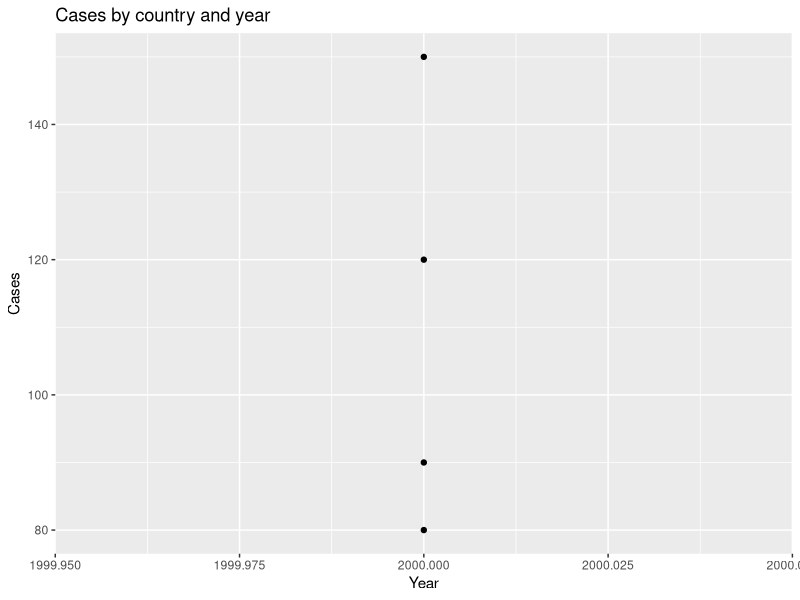
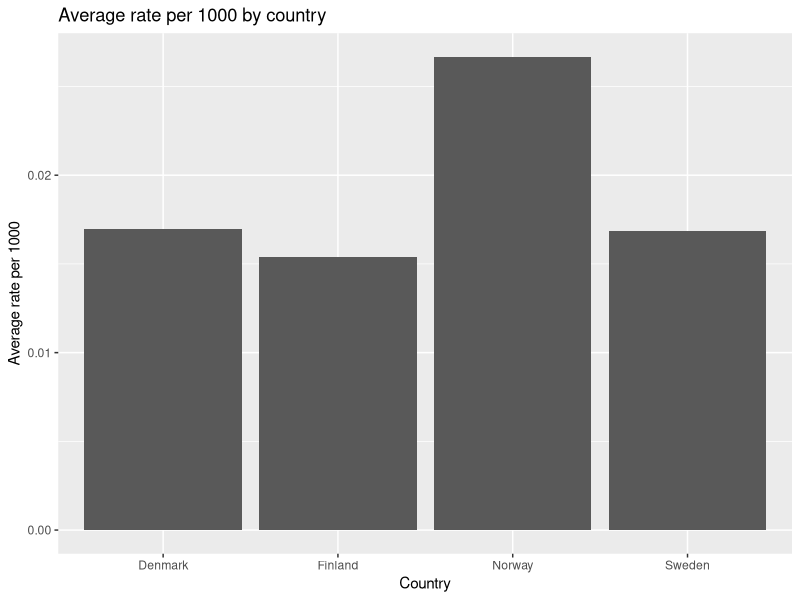

Write the R code that produced these figures, in order.
## ---- chunk 1
knitr::opts_chunk$set(echo = TRUE, message = FALSE, warning = FALSE)
## ---- chunk 2
x <- 5
y = 10
x + y
## ---- chunk 3
mean(c(1, 2, 3, 4))
## ---- chunk 4
df_people <- data.frame(
  person_id = 1:4,
  age = c(21, 23, 22, 25),
  gender = c("F", "M", "F", "M"),
  high_school = c("Oslo High", "Bergen High", "Stavanger High", "Trondheim High"),
  stringsAsFactors = FALSE
)
knitr::kable(df_people, caption = "People table, one row per person")
## ---- chunk 5
library(dplyr)
library(tidyr)
## ---- chunk 6
table1 <- tibble::tibble(
  country = c("Norway", "Sweden", "Denmark", "Finland"),
  year = c(2000, 2000, 2000, 2000),
  cases = c(120, 150, 90, 80),
  population = c(4.5e6, 8.9e6, 5.3e6, 5.2e6)
)

table1 <- table1 %>%
  mutate(rate_per_1000 = cases / population * 1000)

knitr::kable(table1, caption = "Added rate per 1000 with mutate")
## ---- chunk 7
table1_small <- table1 %>%
  select(country, year, rate_per_1000) %>%
  filter(rate_per_1000 > 0.02)

knitr::kable(table1_small, caption = "Selected columns and filtered rows")
## ---- chunk 8
summary_by_year <- table1 %>%
  group_by(year) %>%
  summarize(
    avg_rate = mean(rate_per_1000),
    total_cases = sum(cases),
    .groups = "drop"
  )

knitr::kable(summary_by_year, caption = "Grouped summary by year")
## ---- chunk 9
wide <- tibble::tibble(
  country = c("Norway", "Sweden"),
  `2000` = c(4.2, 5.0),
  `2001` = c(4.3, 5.1)
)
knitr::kable(wide, caption = "Wide format")
## ---- chunk 10
long <- wide %>%
  pivot_longer(cols = -country, names_to = "year", values_to = "value") %>%
  mutate(year = as.integer(year))
knitr::kable(long, caption = "Long format")
## ---- chunk 11
wide_again <- long %>%
  pivot_wider(names_from = year, values_from = value)
knitr::kable(wide_again, caption = "Back to wide")
## ---- chunk 12
meta <- tibble::tibble(
  country = c("Norway", "Sweden", "Denmark"),
  continent = c("Europe", "Europe", "Europe"),
  iso2 = c("NO", "SE", "DK")
)

left_joined  <- left_join(table1, meta, by = "country")
inner_joined <- inner_join(table1, meta, by = "country")
full_joined  <- full_join(table1, meta, by = "country")

knitr::kable(left_joined,  caption = "Left join keeps all rows from table1")
knitr::kable(inner_joined, caption = "Inner join keeps only matches")
knitr::kable(full_joined,  caption = "Full join keeps all rows from both")
## ---- chunk 13
# Base pipe
table1 |> filter(cases > 90) |> arrange(desc(cases))
## ---- chunk 14
# Magrittr pipe
table1 %>% filter(cases > 90) %>% arrange(desc(cases))
## ---- chunk 15
library(ggplot2)

ggplot(table1, aes(x = year, y = cases, group = country)) +
  geom_line() +
  geom_point() +
  labs(title = "Cases by country and year", x = "Year", y = "Cases")
## ---- chunk 16
avg_rate_by_country <- table1 %>%
  group_by(country) %>%
  summarize(avg_rate = mean(rate_per_1000), .groups = "drop")

ggplot(avg_rate_by_country, aes(x = country, y = avg_rate)) +
  geom_col() +
  labs(title = "Average rate per 1000 by country", x = "Country", y = "Average rate per 1000")
